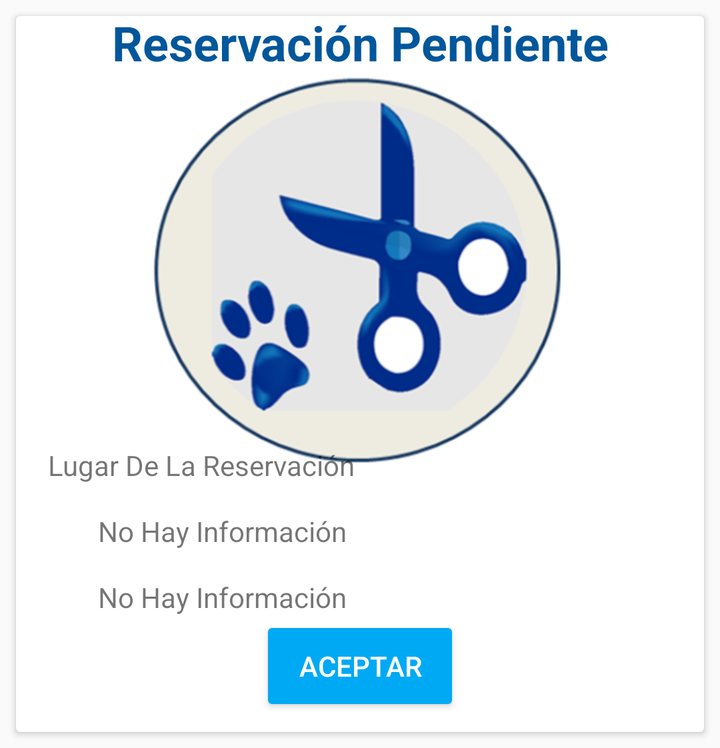
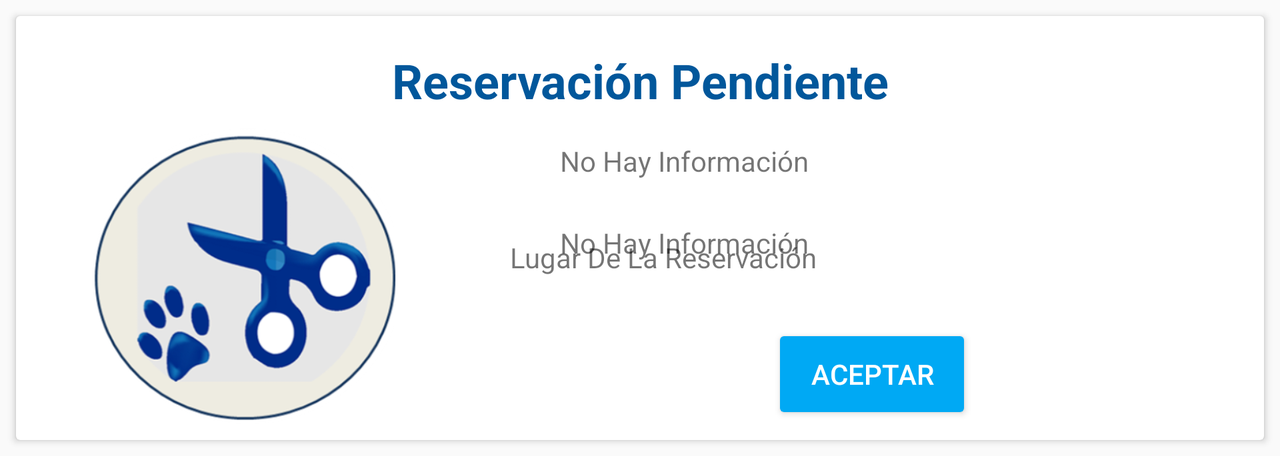

Compare how this app lays out the same screen by default and in its alternative resource folder. The renders come first, then the two layout files and the values they reference.
<!-- AndroidManifest.xml: application theme AppTheme -->
<!-- res/layout/lista_reservaciones.xml -->
<?xml version="1.0" encoding="utf-8"?>
<android.support.constraint.ConstraintLayout xmlns:android="http://schemas.android.com/apk/res/android"
    xmlns:app="http://schemas.android.com/apk/res-auto"
    xmlns:tools="http://schemas.android.com/tools"
    android:layout_width="match_parent"
    android:layout_height="wrap_content"
    android:orientation="vertical"
    android:stretchColumns="*">


    <android.support.v7.widget.CardView
        android:id="@+id/cardView2"
        android:layout_width="@dimen/margin_button"
        android:layout_height="wrap_content"
        android:layout_marginBottom="@dimen/margin_left"
        android:layout_marginEnd="@dimen/margin_left"
        android:layout_marginLeft="@dimen/margin_left"
        android:layout_marginRight="@dimen/margin_left"
        android:layout_marginStart="@dimen/margin_left"
        android:layout_marginTop="@dimen/margin_left"
        app:layout_constraintBottom_toBottomOf="parent"
        app:layout_constraintHorizontal_bias="0.0"
        app:layout_constraintLeft_toLeftOf="parent"
        app:layout_constraintRight_toRightOf="parent"
        app:layout_constraintTop_toTopOf="parent"
        app:layout_constraintVertical_bias="0.0">

        <android.support.constraint.ConstraintLayout
            android:layout_width="match_parent"
            android:layout_height="match_parent">

            <TextView
                android:id="@+id/textto"
                android:layout_width="@dimen/margin_button"
                android:layout_height="wrap_content"
                android:layout_marginBottom="@dimen/margin_left"
                android:layout_marginLeft="@dimen/margin_left"
                android:layout_marginRight="@dimen/margin_left"
                android:layout_marginTop="@dimen/margin_left"
                android:gravity="center"
                android:text="@string/reservacionp"
                android:textColor="@color/color_parallax"
                android:textSize="@dimen/textdimen"
                android:textStyle="bold"
                app:layout_constraintBottom_toTopOf="@+id/imageView2"
                app:layout_constraintLeft_toLeftOf="parent"
                app:layout_constraintRight_toRightOf="parent"
                app:layout_constraintTop_toTopOf="parent" />

            <ImageView
                android:id="@+id/imageView2"
                android:layout_width="@dimen/margin_button"
                android:layout_height="@dimen/dimen_collap"
                android:layout_marginBottom="@dimen/margin_left"
                android:layout_marginLeft="@dimen/margin_left"
                android:layout_marginRight="@dimen/margin_left"
                android:layout_marginTop="45dp"
                app:layout_constraintBottom_toTopOf="@+id/textLugar"
                app:layout_constraintHorizontal_bias="0.0"
                app:layout_constraintLeft_toLeftOf="parent"
                app:layout_constraintRight_toRightOf="parent"
                app:layout_constraintTop_toTopOf="parent"
                app:srcCompat="@drawable/splash" />

            <ImageView
                android:id="@+id/imageView6"
                android:layout_width="@dimen/dimen"
                android:layout_height="@dimen/titulo"
                android:layout_marginLeft="@dimen/margin_left"
                android:layout_marginTop="@dimen/margin_left"
                app:layout_constraintLeft_toLeftOf="parent"
                app:layout_constraintTop_toBottomOf="@+id/imageView13"
                app:srcCompat="@drawable/ic_today"
                android:layout_marginStart="@dimen/margin_left"/>

            <TextView
                android:id="@+id/textfecha"
                android:layout_width="@dimen/margin_button"
                android:layout_height="wrap_content"
                android:layout_marginBottom="@dimen/margin_button"
                android:layout_marginLeft="@dimen/margin_left"
                android:layout_marginRight="@dimen/margin_left"
                android:text="@string/inforeservar"
                app:layout_constraintBottom_toBottomOf="@+id/imageView6"
                app:layout_constraintHorizontal_bias="0.0"
                app:layout_constraintLeft_toRightOf="@+id/imageView6"
                app:layout_constraintRight_toRightOf="parent"
                tools:text="@string/inforeservar" />

            <ImageView
                android:id="@+id/imageView8"
                android:layout_width="@dimen/dimen"
                android:layout_height="@dimen/dimen"
                android:layout_marginLeft="@dimen/margin_left"
                android:layout_marginTop="@dimen/margin_left"
                app:layout_constraintLeft_toLeftOf="parent"
                app:layout_constraintTop_toBottomOf="@+id/imageView6"
                app:srcCompat="@drawable/ic_time"
                android:layout_marginStart="@dimen/margin_left"/>

            <TextView
                android:id="@+id/texthora"
                android:layout_width="@dimen/margin_button"
                android:layout_height="wrap_content"
                android:layout_marginBottom="@dimen/margin_button"
                android:layout_marginLeft="@dimen/margin_left"
                android:layout_marginRight="@dimen/margin_left"
                android:text="@string/inforeservar"
                app:layout_constraintBottom_toBottomOf="@+id/imageView8"
                app:layout_constraintLeft_toRightOf="@+id/imageView8"
                app:layout_constraintRight_toRightOf="parent"
                tools:text="@string/inforeservar" />

            <Button
                android:id="@+id/btnAceptar"
                style="@style/Widget.AppCompat.Button.Colored"
                android:layout_width="@dimen/ancho_boton"
                android:layout_height="@dimen/dimen_heightb"
                android:layout_marginBottom="@dimen/margin_left"
                android:layout_marginLeft="@dimen/margin_left"
                android:layout_marginRight="@dimen/margin_left"
                android:text="@string/aceptar"
                app:layout_constraintBottom_toBottomOf="parent"
                app:layout_constraintLeft_toLeftOf="parent"
                app:layout_constraintRight_toRightOf="parent"
                app:layout_constraintTop_toBottomOf="@+id/texthora"
                tools:text="@string/aceptar" />

            <TextView
                android:id="@+id/textLugar"
                android:layout_width="@dimen/margin_button"
                android:layout_height="wrap_content"
                android:layout_marginBottom="@dimen/margin_button"
                android:layout_marginLeft="@dimen/margin_left"
                android:layout_marginRight="@dimen/margin_left"
                android:layout_marginTop="@dimen/margin_button"
                android:text="@string/namereserva"
                app:layout_constraintBottom_toBottomOf="@+id/imageView13"
                app:layout_constraintHorizontal_bias="0.0"
                app:layout_constraintLeft_toRightOf="@+id/imageView13"
                app:layout_constraintRight_toRightOf="parent"
                tools:text="@string/namereserva" />

            <ImageView
                android:id="@+id/imageView13"
                android:layout_width="wrap_content"
                android:layout_height="wrap_content"
                android:layout_marginLeft="@dimen/margin_left"
                android:layout_marginTop="@dimen/margin_left"
                app:layout_constraintLeft_toLeftOf="parent"
                app:layout_constraintTop_toBottomOf="@+id/imageView2"
                app:srcCompat="@drawable/ic_location_on"
                android:layout_marginStart="@dimen/margin_left"/>
        </android.support.constraint.ConstraintLayout>
    </android.support.v7.widget.CardView>

</android.support.constraint.ConstraintLayout>
<!-- resources referenced by this layout -->
<resources>
  <color name="color_parallax">#01579b</color>
  <dimen name="ancho_boton">100dp</dimen>
  <dimen name="dimen">25dp</dimen>
  <dimen name="dimen_collap">200dp</dimen>
  <dimen name="dimen_heightb">50dp</dimen>
  <dimen name="margin_button">0dp</dimen>
  <dimen name="margin_left">8dp</dimen>
  <dimen name="textdimen">24sp</dimen>
  <dimen name="titulo">25dp</dimen>
  <!-- drawable splash: png bitmap (drawable, 71934 bytes) -->
  <string name="aceptar">Aceptar</string>
  <string name="inforeservar">No Hay Información</string>
  <string name="namereserva">Lugar De La Reservación</string>
  <string name="reservacionp">Reservación Pendiente</string>
  <style name="AppTheme" parent="Theme.AppCompat.Light.DarkActionBar">
          
          <item name="colorPrimary">@color/colorPrimary</item>
          <item name="colorPrimaryDark">@color/colorPrimaryDark</item>
          <item name="colorAccent">@color/colorAccent</item>
      </style>
  <color name="colorPrimary">#1565c0</color>
  <color name="colorPrimaryDark">#003c8f</color>
  <color name="colorAccent">#00a9f4</color>
</resources>
<!-- res/layout-land/lista_reservaciones.xml (the repository's variant of the layout above) -->
<!-- drawn on the phone turned sideways -->
<?xml version="1.0" encoding="utf-8"?>
<android.support.constraint.ConstraintLayout xmlns:android="http://schemas.android.com/apk/res/android"
    xmlns:app="http://schemas.android.com/apk/res-auto"
    xmlns:tools="http://schemas.android.com/tools"
    android:layout_width="match_parent"
    android:layout_height="wrap_content"
    android:orientation="vertical"
    android:stretchColumns="*">


    <android.support.v7.widget.CardView
        android:id="@+id/cardView2"
        android:layout_width="@dimen/margin_button"
        android:layout_height="wrap_content"
        android:layout_marginBottom="@dimen/margin_left"
        android:layout_marginEnd="@dimen/margin_left"
        android:layout_marginLeft="@dimen/margin_left"
        android:layout_marginRight="@dimen/margin_left"
        android:layout_marginStart="@dimen/margin_left"
        android:layout_marginTop="@dimen/margin_left"
        app:layout_constraintBottom_toBottomOf="parent"
        app:layout_constraintHorizontal_bias="0.0"
        app:layout_constraintLeft_toLeftOf="parent"
        app:layout_constraintRight_toRightOf="parent"
        app:layout_constraintTop_toTopOf="parent"
        app:layout_constraintVertical_bias="0.0">

        <android.support.constraint.ConstraintLayout
            android:layout_width="match_parent"
            android:layout_height="match_parent">

            <TextView
                android:id="@+id/textto"
                android:layout_width="@dimen/margin_button"
                android:layout_height="wrap_content"
                android:layout_marginBottom="8dp"
                android:layout_marginLeft="@dimen/margin_left"
                android:layout_marginRight="@dimen/margin_left"
                android:layout_marginTop="16dp"
                android:gravity="center"
                android:text="@string/reservacionp"
                android:textColor="@color/color_parallax"
                android:textSize="@dimen/textdimen"
                android:textStyle="bold"
                app:layout_constraintBottom_toTopOf="@+id/textfecha"
                app:layout_constraintLeft_toLeftOf="parent"
                app:layout_constraintRight_toRightOf="parent"
                app:layout_constraintTop_toTopOf="parent"
                app:layout_constraintHorizontal_bias="0.0"
                app:layout_constraintVertical_bias="0.0" />

            <ImageView
                android:id="@+id/imageView2"
                android:layout_width="0dp"
                android:layout_height="0dp"
                app:srcCompat="@drawable/splash"
                app:layout_constraintRight_toLeftOf="@+id/guideline2"
                android:layout_marginRight="@dimen/margin_left"
                android:layout_marginLeft="@dimen/margin_left"
                app:layout_constraintLeft_toLeftOf="parent"
                android:layout_marginTop="@dimen/margin_left"
                app:layout_constraintTop_toBottomOf="@+id/textto"
                app:layout_constraintBottom_toBottomOf="parent"
                android:layout_marginBottom="@dimen/margin_left" />

            <ImageView
                android:id="@+id/imageView6"
                android:layout_width="@dimen/dimen"
                android:layout_height="@dimen/titulo"
                app:srcCompat="@drawable/ic_today"
                android:layout_marginLeft="@dimen/margin_left"
                app:layout_constraintLeft_toLeftOf="@+id/guideline2"
                android:layout_marginTop="@dimen/margin_left"
                app:layout_constraintTop_toBottomOf="@+id/textto"
                android:layout_marginStart="@dimen/margin_left"/>

            <TextView
                android:id="@+id/textfecha"
                android:layout_width="@dimen/margin_button"
                android:layout_height="wrap_content"
                android:layout_marginBottom="-1dp"
                android:layout_marginLeft="@dimen/margin_left"
                android:text="@string/inforeservar"
                app:layout_constraintBottom_toBottomOf="@+id/imageView6"
                app:layout_constraintLeft_toRightOf="@+id/imageView6"
                tools:text="@string/inforeservar"
                android:layout_marginRight="@dimen/margin_left"
                app:layout_constraintRight_toRightOf="parent"
                app:layout_constraintHorizontal_bias="0.0"
                />

            <ImageView
                android:id="@+id/imageView8"
                android:layout_width="@dimen/dimen"
                android:layout_height="@dimen/dimen"
                android:layout_marginTop="16dp"
                app:layout_constraintTop_toBottomOf="@+id/imageView6"
                app:srcCompat="@drawable/ic_time"
                app:layout_constraintLeft_toLeftOf="@+id/guideline2"
                android:layout_marginLeft="@dimen/margin_left"
                android:layout_marginStart="@dimen/margin_left"/>

            <TextView
                android:id="@+id/texthora"
                android:layout_width="@dimen/margin_button"
                android:layout_height="wrap_content"
                android:layout_marginBottom="-1dp"
                android:layout_marginLeft="@dimen/margin_left"
                android:text="@string/inforeservar"
                app:layout_constraintBottom_toBottomOf="@+id/imageView8"
                app:layout_constraintLeft_toRightOf="@+id/imageView8"
                tools:text="@string/inforeservar"
                android:layout_marginRight="@dimen/margin_left"
                app:layout_constraintRight_toRightOf="parent"
                android:layout_marginEnd="@dimen/margin_left"
                android:layout_marginStart="@dimen/margin_left"/>

            <Button
                android:id="@+id/btnAceptar"
                style="@style/Widget.AppCompat.Button.Colored"
                android:layout_width="@dimen/ancho_boton"
                android:layout_height="@dimen/dimen_heightb"
                android:text="@string/aceptar"
                tools:text="@string/aceptar"
                android:layout_marginTop="24dp"
                app:layout_constraintTop_toBottomOf="@+id/textLugar"
                android:layout_marginRight="@dimen/margin_left"
                app:layout_constraintRight_toRightOf="parent"
                android:layout_marginLeft="@dimen/margin_left"
                app:layout_constraintLeft_toLeftOf="@+id/guideline2"
                app:layout_constraintBottom_toBottomOf="parent"
                app:layout_constraintHorizontal_bias="0.502"
                android:layout_marginBottom="@dimen/margin_left" />

            <TextView
                android:id="@+id/textLugar"
                android:layout_width="@dimen/margin_button"
                android:layout_height="wrap_content"
                android:text="@string/namereserva"
                tools:text="@string/namereserva"
                app:layout_constraintLeft_toRightOf="@+id/imageView13"
                android:layout_marginLeft="@dimen/margin_left"
                android:layout_marginRight="@dimen/margin_left"
                app:layout_constraintRight_toRightOf="parent"
                app:layout_constraintHorizontal_bias="0.0"
                app:layout_constraintBottom_toBottomOf="@+id/imageView13"
                android:layout_marginBottom="@dimen/margin_left" />

            <ImageView
                android:id="@+id/imageView13"
                android:layout_width="wrap_content"
                android:layout_height="wrap_content"
                app:srcCompat="@drawable/ic_location_on"
                android:layout_marginTop="16dp"
                app:layout_constraintTop_toBottomOf="@+id/imageView8"
                android:layout_marginLeft="@dimen/margin_left"
                app:layout_constraintLeft_toLeftOf="@+id/guideline2"
                android:layout_marginStart="@dimen/margin_left"/>

            <android.support.constraint.Guideline
                android:layout_width="wrap_content"
                android:layout_height="wrap_content"
                android:id="@+id/guideline2"
                app:layout_constraintGuide_begin="231dp"
                android:orientation="vertical" />
        </android.support.constraint.ConstraintLayout>
    </android.support.v7.widget.CardView>

</android.support.constraint.ConstraintLayout>
<!-- resources referenced by the variant -->
<!-- as the phone turned sideways resolves them -->
<resources>
  <color name="color_parallax">#01579b</color>
  <dimen name="ancho_boton">100dp</dimen>
  <dimen name="dimen">25dp</dimen>
  <dimen name="dimen_heightb">50dp</dimen>
  <dimen name="margin_button">0dp</dimen>
  <dimen name="margin_left">8dp</dimen>
  <dimen name="textdimen">24sp</dimen>
  <dimen name="titulo">25dp</dimen>
  <!-- drawable splash: png bitmap (drawable, 71934 bytes) -->
  <string name="aceptar">Aceptar</string>
  <string name="inforeservar">No Hay Información</string>
  <string name="namereserva">Lugar De La Reservación</string>
  <string name="reservacionp">Reservación Pendiente</string>
  <style name="AppTheme" parent="Theme.AppCompat.Light.DarkActionBar">
          
          <item name="colorPrimary">@color/colorPrimary</item>
          <item name="colorPrimaryDark">@color/colorPrimaryDark</item>
          <item name="colorAccent">@color/colorAccent</item>
      </style>
  <color name="colorPrimary">#1565c0</color>
  <color name="colorPrimaryDark">#003c8f</color>
  <color name="colorAccent">#00a9f4</color>
</resources>
